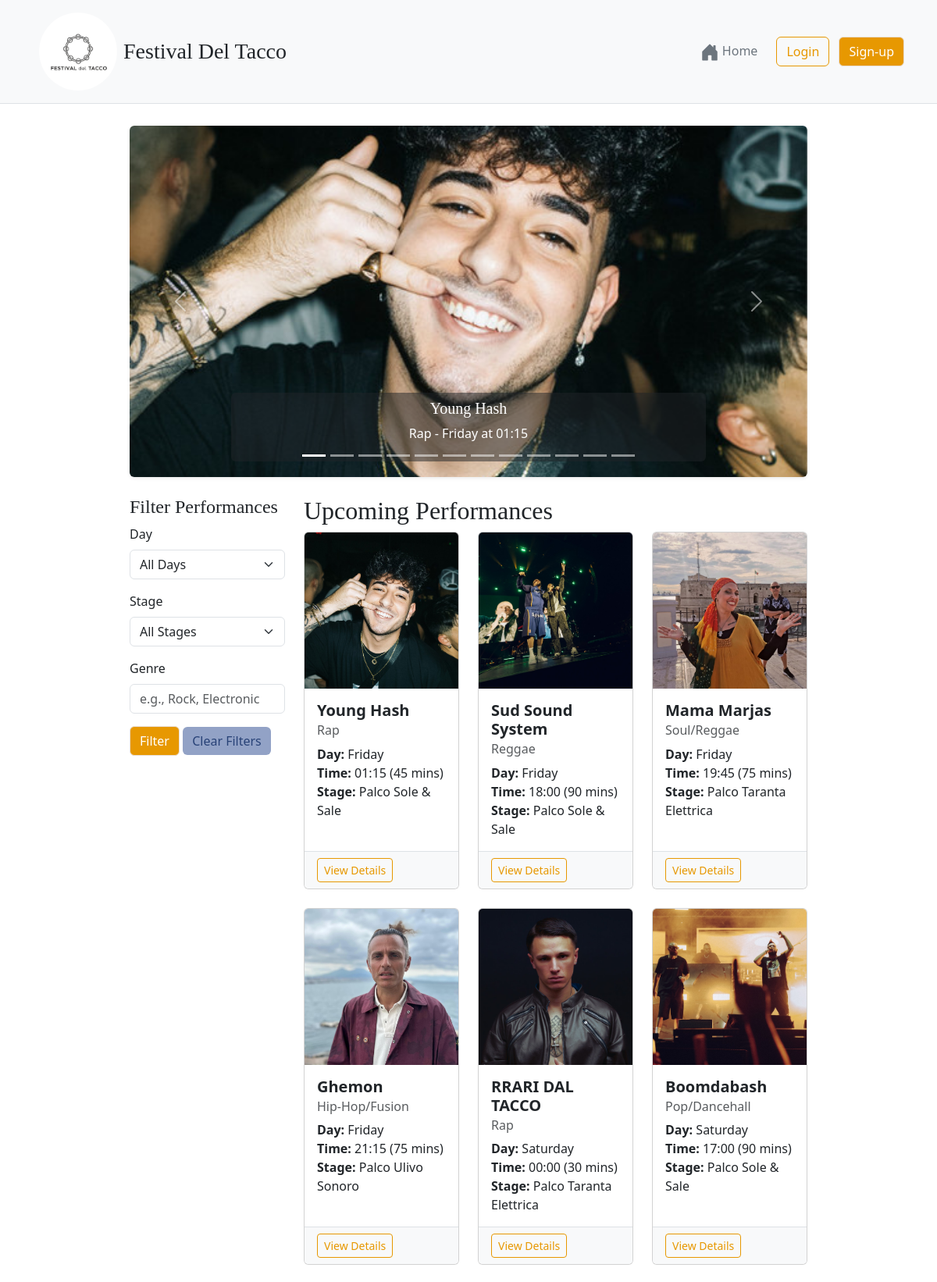
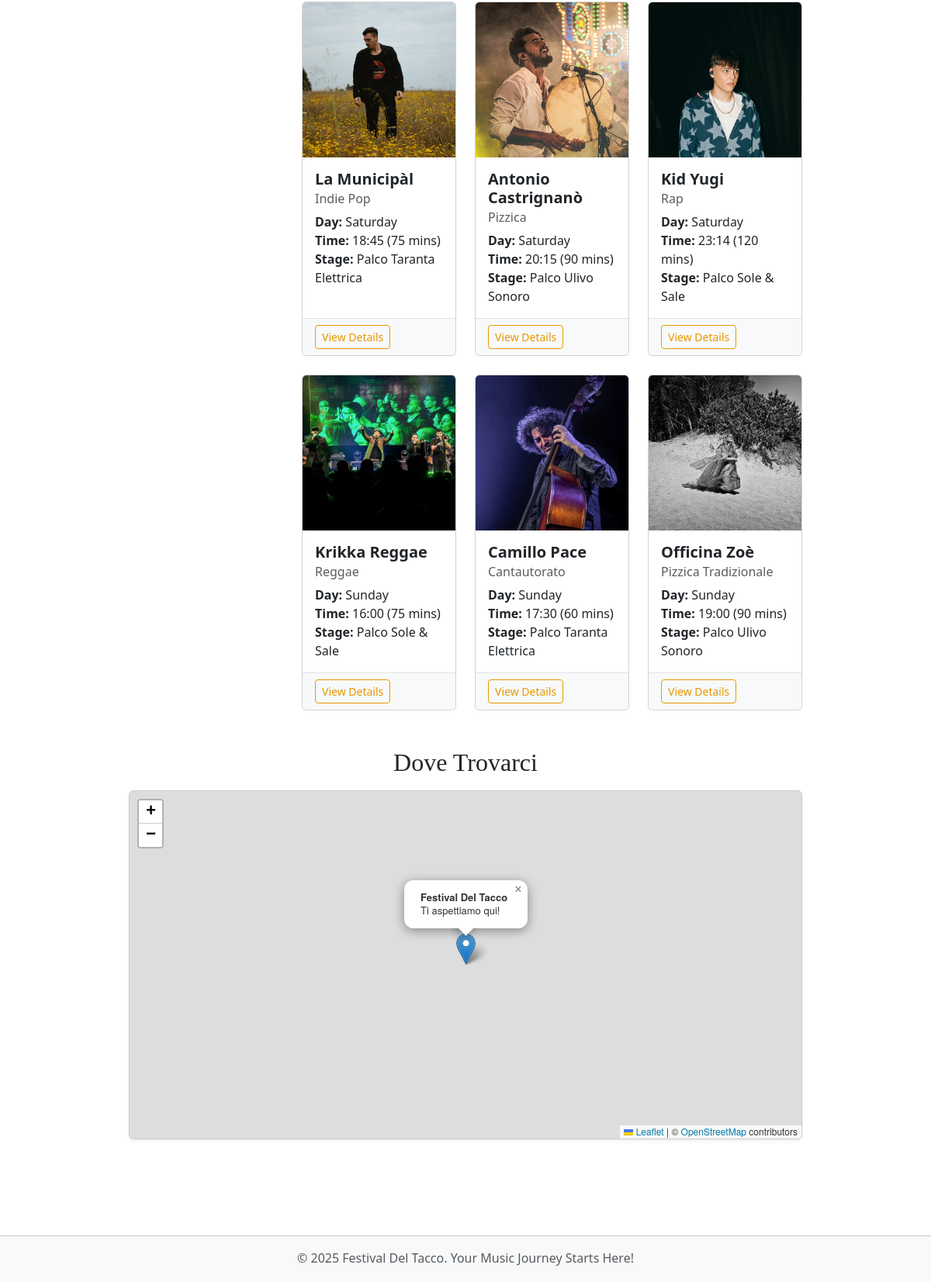
The page / on the database its author committed (2 pictures, top to bottom).
### tables this page shows
CREATE TABLE PERFORMANCE (
            id INTEGER PRIMARY KEY AUTOINCREMENT,
            artist_name TEXT NOT NULL UNIQUE,
            day TEXT NOT NULL,
            start_time TEXT NOT NULL, -- HH:MM format
            duration_minutes INTEGER NOT NULL,
            description TEXT,
            stage_name TEXT NOT NULL,
            genre TEXT,
            image_path TEXT,
            is_published INTEGER NOT NULL DEFAULT 0, -- 0 for False, 1 for True
            organizer_id INTEGER NOT NULL,
            FOREIGN KEY (organizer_id) REFERENCES UTENTI (id)
        );

### app.py (the view)
@app.route('/')
def home():
    day_filter = request.args.get('day')
    stage_filter = request.args.get('stage')
    genre_filter = request.args.get('genre')
    if current_user.is_authenticated and current_user.role == 'organizer':
        performances = db.get_all_performances(
            published_only=False,
            day_filter=day_filter,
            stage_filter=stage_filter,
            genre_filter=genre_filter
        )
    else:
        performances = db.get_all_performances(
            published_only=True,
            day_filter=day_filter,
            stage_filter=stage_filter,
            genre_filter=genre_filter
        )
    return render_template('home_festival.html',
                           performances=performances,
                           selected_day=day_filter,
                           selected_stage=stage_filter,
                           selected_genre=genre_filter)

### app.py (called while the page is built)
@app.context_processor
def inject_global_vars(): # prendo le variabli globali da festival_config.py, comuni a tutti i template
    user_has_ticket = False
    if current_user.is_authenticated and current_user.role == 'participant':
        if db.get_ticket_by_user_id(current_user.id):
            user_has_ticket = True
    return dict(
        FESTIVAL_DAYS=Config.FESTIVAL_DAYS,
        FESTIVAL_STAGES=Config.FESTIVAL_STAGES,
        TICKET_TYPES_CONFIG=Config.TICKET_TYPES,
        now=datetime.now().year,
        g_user_has_ticket=user_has_ticket
    )

### festival_dao.py (called while the page is built)
def get_db_connection():
    conn = sqlite3.connect(DATABASE_NAME)
    conn.row_factory = sqlite3.Row # Access columns by name
    return conn

### templates/home_festival.html (shortened to what this page needs)
{% extends "base_festival.html" %}
{% block content %}
{% set carousel_performances = performances | selectattr('is_published') | selectattr('image_path') | list %}
{% if carousel_performances %}
<div class="row mb-4">
    <div class="col-12">
        <div id="performanceCarousel" class="carousel mycarousel slide shadow-sm rounded" data-bs-ride="carousel">
            <div class="carousel-indicators">
                {% for perf_item in carousel_performances %}
                <button type="button" data-bs-target="#performanceCarousel" data-bs-slide-to="{{ loop.index0 }}"
                    class="{{ 'active' if loop.first else '' }}" aria-current="{{ 'true' if loop.first else 'false' }}"
                    aria-label="Slide {{ loop.index }}"></button>
                {% endfor %}
            </div>
            <div class="carousel-inner rounded" style="max-height: 450px;">
                {% for perf_item in carousel_performances %}
                <div class="carousel-item {{ 'active' if loop.first else '' }}">
                    <img src="{{ url_for('static', filename=perf_item.image_path) }}" class="d-block w-100"
                        alt="{{ perf_item.artist_name }}" style="object-fit: cover; height: 100%; max-height: 450px;">
                    <div class="carousel-caption d-none d-md-block bg-dark bg-opacity-50 p-2 rounded">
                        <h5 style="font-family: 'Playfair Display', serif;">{{ perf_item.artist_name }}</h5>
                        <p>{{ perf_item.genre }} - {{ perf_item.day }} at {{ perf_item.start_time }}</p>
                    </div>
                </div>
                {% endfor %}
            </div>
            <button class="carousel-control-prev" type="button" data-bs-target="#performanceCarousel"
                data-bs-slide="prev">
                <span class="carousel-control-prev-icon" aria-hidden="true"></span>
            </button>
            <button class="carousel-control-next" type="button" data-bs-target="#performanceCarousel"
                data-bs-slide="next">
                <span class="carousel-control-next-icon" aria-hidden="true"></span>
            </button>
        </div>
    </div>
</div>
{% endif %}
<div class="row">
    <div class="col-lg-3 d-none d-lg-block">
        <div class="position-sticky" style="top: 100px;">
            <h4 style="font-family: 'Playfair Display', serif;">Filter Performances</h4>
            <form method="GET" action="{{ url_for('home') }}">
                <div class="mb-3">
                    <label for="day" class="form-label">Day</label>
                    <select name="day" id="day" class="form-select">
                        <option value="">All Days</option>
                    </select>
                </div>
                <div class="mb-3">
                    <label for="stage" class="form-label">Stage</label>
                    <select name="stage" id="stage" class="form-select">
                        <option value="">All Stages</option>
                    </select>
                </div>
                <div class="mb-3">
                    <label for="genre" class="form-label">Genre</label>
                    <input type="text" name="genre" id="genre" class="form-control" value="{{ selected_genre or '' }}"
                        placeholder="e.g., Rock, Electronic">
                </div>
                <button type="submit" class="btn mybuttoncolors">Filter</button>
                <a href="{{url_for('home')}}" class="btn myclearbutton">Clear Filters</a>
            </form>
        </div>
    </div>
    <div class="col-12 col-lg-9">
        <h2 style="font-family: 'Playfair Display', serif;">Upcoming Performances</h2>
        {% if performances %}
        <div class="row row-cols-1 row-cols-md-2 row-cols-lg-3 g-4">
            {% for perf in performances %}
            <div class="col">
                {% if current_user.is_authenticated and current_user.role == 'organizer' and not perf.is_published %}
                <div class="card h-100 {% if not perf.is_published %}border-warning border-2{% endif %}">
                    <img src="{{ url_for('static', filename=perf.image_path or 'images/logo/LogoFestivalDelTacco.jpeg') }}"
                        class="card-img-top" alt="{{ perf.artist_name }}">
                    <div class="card-body">
                        <h5 class="card-title" style="font-family: 'Playfair Display', serif;">{{ perf.artist_name }}
                        </h5>
                        <h6 class="card-subtitle mb-2 text-muted">{{ perf.genre }}</h6>
                        <p class="card-text">
                            <strong>Day:</strong> {{ perf.day }}<br>
                            <strong>Time:</strong> {{ perf.start_time }} ({{ perf.duration_minutes }} mins)<br>
                            <strong>Stage:</strong> {{ perf.stage_name }}
                        </p>
                        <p class="text-warning fw-bold"><small>DRAFT - Not Visible to Public</small></p>
                    </div>
                    <div class="card-footer">
                        <a href="{{ url_for('performance_detail', perf_id=perf.id) }}"
                            class="btn btn-sm btn-outline">View Details</a>
                        {% if current_user.is_authenticated and current_user.role == 'organizer' and
                        perf.organizer_id
                        == current_user.id and not perf.is_published %}
                        <a href="{{ url_for('manage_performance', perf_id=perf.id) }}"
                            class="btn btn-sm mybtn-outline-edit">Edit</a>
                        {% endif %}
                    </div>
                </div>
                {% elif perf.is_published %}
                <div class="card h-100">
                    <img src="{{ url_for('static', filename=perf.image_path or 'images/logo/LogoFestivalDelTacco.jpeg') }}"
                        class="card-img-top" alt="{{ perf.artist_name }}" style="height: 200px; object-fit: cover;">
                    <div class="card-body">
                        <h5 class="card-title">{{ perf.artist_name }}</h5>
                        <h6 class="card-subtitle mb-2 text-muted">{{ perf.genre }}</h6>
                        <p class="card-text">
                            <strong>Day:</strong> {{ perf.day }}<br>
                            <strong>Time:</strong> {{ perf.start_time }} ({{ perf.duration_minutes }} mins)<br>
                            <strong>Stage:</strong> {{ perf.stage_name }}
                        </p>
                    </div>
                    <div class="card-footer">
                        <a href="{{ url_for('performance_detail', perf_id=perf.id) }}"
                            class="btn btn-sm btn-outline">View Details</a>
                    </div>
                </div>
                {% endif %}
            </div>
            {% endfor %}
        </div>
        {% else %}
        <p>No performances found matching your criteria. Try adjusting the filters!</p>
        {% endif %}
    </div>
</div>
<div class="row mt-5 mb-4">
    <div class="col-12">
        <h2 class="text-center mb-3" style="font-family: 'Playfair Display', serif;">Dove Trovarci</h2>
        <div id="festivalMap" class="festival-map-container">
        </div>
    </div>
</div>
{% endblock %}

### static/css/style_festival.css (style rules this page uses)
html, body { height: 100%; margin: 0; padding: 0; display: flex; flex-direction: column; }
.festival-map-container { height: 450px; width: 100%; border: 1px solid #ccc; border-radius: 0.375rem; box-shadow: 0 .125rem .25rem rgba(0, 0, 0, .075); }
body { min-height: 100vh; }
.card { transition: transform 0.2s ease-in-out, box-shadow 0.2s ease-in-out; }
.card-img-top { height: 200px; object-fit: cover; }
.card-title { font-weight: bold; }
.card-footer { background-color: #f8f9fa; border-top: 1px solid #dee2e6; }
.myeditbutton, .myclearbutton { background-color: #92a2c6; border: #3e7adb; color: #284277; }
.mybuttoncolors { background-color: #e79801; border-color: #e8ddd5; color: #ffffff }
.btn-outline { border-color: #e79801; color: #e79801; }

### rows shown on the page
PERFORMANCE: image_path (picture), artist_name "Young Hash", genre "Rap", day "Friday", start_time "01:15", duration_minutes "45", stage_name "Palco Sole & Sale"
PERFORMANCE: image_path (picture), artist_name "Sud Sound System", genre "Reggae", day "Friday", start_time "18:00", duration_minutes "90", stage_name "Palco Sole & Sale"
PERFORMANCE: image_path (picture), artist_name "Mama Marjas", genre "Soul/Reggae", day "Friday", start_time "19:45", duration_minutes "75", stage_name "Palco Taranta Elettrica"
PERFORMANCE: image_path (picture), artist_name "Ghemon", genre "Hip-Hop/Fusion", day "Friday", start_time "21:15", duration_minutes "75", stage_name "Palco Ulivo Sonoro"
PERFORMANCE: image_path (picture), artist_name "RRARI DAL TACCO", genre "Rap", day "Saturday", start_time "00:00", duration_minutes "30", stage_name "Palco Taranta Elettrica"
PERFORMANCE: image_path+artist_name (picture), artist_name "Boomdabash", genre "Pop/Dancehall", day "Saturday", start_time "17:00", duration_minutes "90", stage_name "Palco Sole & Sale"
PERFORMANCE: image_path (picture), artist_name "La Municipàl", genre "Indie Pop", day "Saturday", start_time "18:45", duration_minutes "75", stage_name "Palco Taranta Elettrica"
PERFORMANCE: image_path (picture), artist_name "Antonio Castrignanò", genre "Pizzica", day "Saturday", start_time "20:15", duration_minutes "90", stage_name "Palco Ulivo Sonoro"
PERFORMANCE: image_path (picture), artist_name "Kid Yugi", genre "Rap", day "Saturday", start_time "23:14", duration_minutes "120", stage_name "Palco Sole & Sale"
PERFORMANCE: image_path (picture), artist_name "Krikka Reggae", genre "Reggae", day "Sunday", start_time "16:00", duration_minutes "75", stage_name "Palco Sole & Sale"
PERFORMANCE: image_path (picture), artist_name "Camillo Pace", genre "Cantautorato", day "Sunday", start_time "17:30", duration_minutes "60", stage_name "Palco Taranta Elettrica"
PERFORMANCE: image_path (picture), artist_name "Officina Zoè", genre "Pizzica Tradizionale", day "Sunday", start_time "19:00", duration_minutes "90", stage_name "Palco Ulivo Sonoro"
